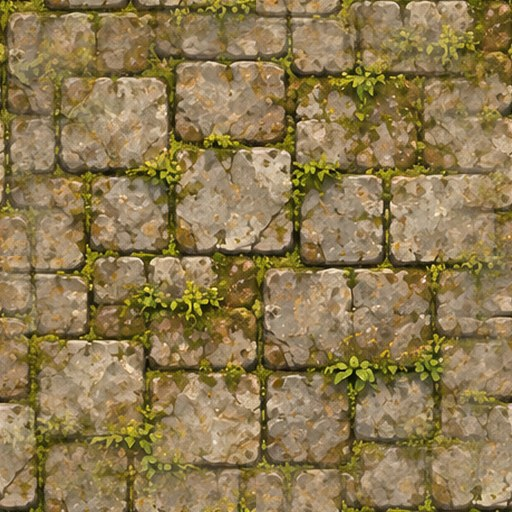
#> input picture prototype/hd2/art/tex_cobble.jpg, 512 x 512 px, given in place of hd_L0_sky.png, which was not available
$ python hd2d_art.py ../prototype/hd2/art
#> lines starting #> are read from the running program, lines starting #| are printed output that depends on the picture; after the words box and inside, x2 and y2 are one past the last pixel; in counts of white or black regions, pixels touching at a corner belong together
#> further down, sky is the input picture: PIL image 512x512 RGB; mean R, G, B 141.6, 121.5, 79.6
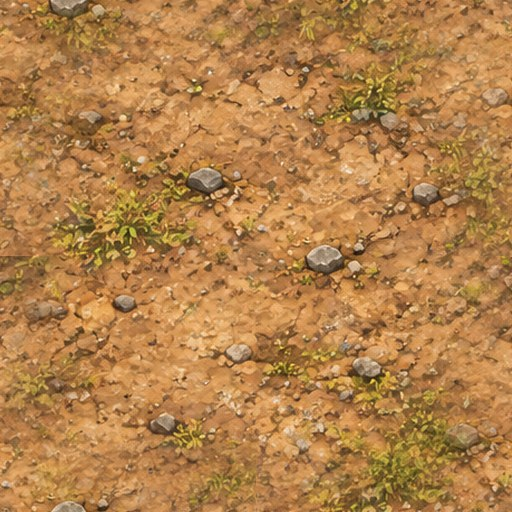
#> input picture prototype/hd2/art/tex_dirt.jpg, 512 x 512 px, given in place of hd_L1_village.png, which was not available
### tools/cut_art.py
"""把 GPT 畫的洋紅底素材表去背、切成一張張透明 PNG，並更新 art/manifest.js。

用法：
  python3 tools/cut_art.py 原圖.png 名稱1,名稱2,...        # 洋紅底素材表：依「由上到下、由左到右」順序命名
  python3 tools/cut_art.py 原圖.png bg_river --bg          # 背景圖：不去背，縮成寬 1600
輸出：prototype/village/art/<名稱>.png，並把尺寸寫進 prototype/village/art/manifest.js
"""
import json, os, re, sys
import numpy as np
from PIL import Image
from scipy import ndimage

ROOT = os.path.dirname(os.path.dirname(os.path.abspath(__file__)))
OUT = os.path.join(ROOT, "prototype", "village", "art")
MAN = os.path.join(OUT, "manifest.js")


# [13 lines left out: functions load_manifest, save_manifest, not called in this run]


def key_magenta(img):
    im = np.asarray(img.convert("RGB")).astype(np.float32)
    r, g, b = im[..., 0], im[..., 1], im[..., 2]
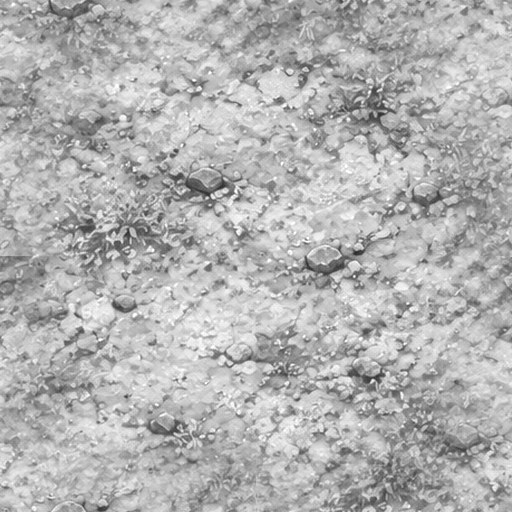
#> r: shape (512, 512) float32; min 39, max 255, mean 178.2
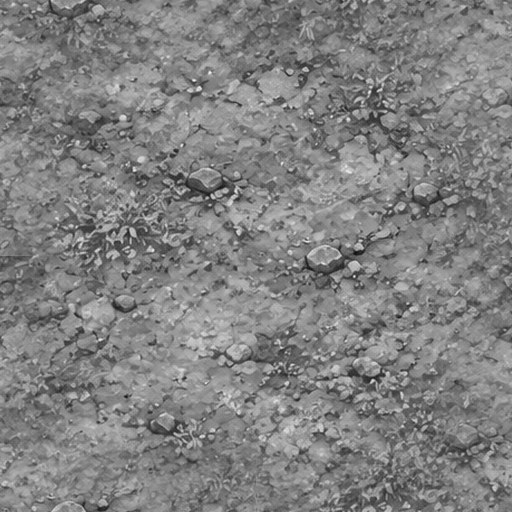
#> g: shape (512, 512) float32; min 14, max 241, mean 129
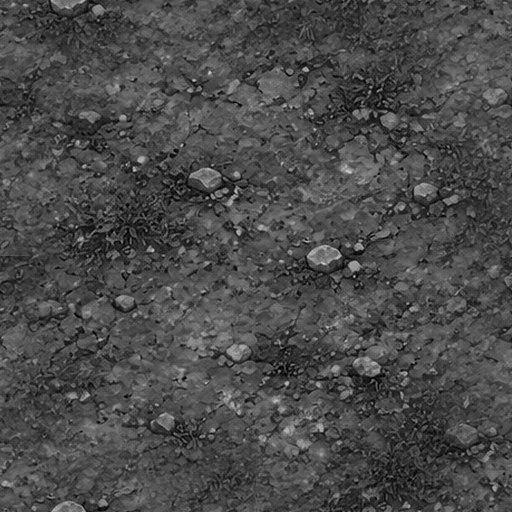
#> b: shape (512, 512) float32; min 0, max 214, mean 74.7
    mag = np.minimum(r, b) - g                       # 越接近純洋紅越大
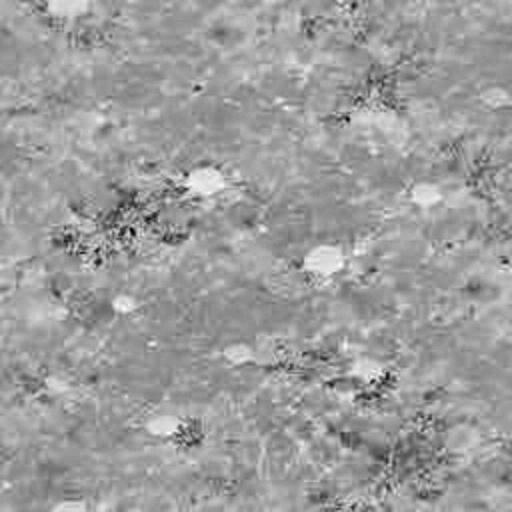
#> mag: shape (512, 512) float32; min -135, max -4, mean -54.3; drawn with min black and max white
    alpha = np.clip((190 - mag) / 110, 0, 1)
#> alpha: shape (512, 512) float32; every value is 1
    k = np.clip(mag - 25, 0, None) * (alpha < 1)     # 邊緣去洋紅色偏
#> k: shape (512, 512) float32; every value is 0
    rgb = im.copy()
    rgb[..., 0] = np.clip(r - k * 0.9, 0, 255)
    rgb[..., 2] = np.clip(b - k * 0.9, 0, 255)
    return np.dstack([rgb, alpha * 255]).astype(np.uint8)


# [48 lines left out: functions cut_sheet, copy_bg, not called in this run]


# [8 lines that do not run on import are left out]

### tools/hd2d_art.py
"""高品質 2D 樣本：把 GPT 的分層素材處理成遊戲用圖，並產生地面高度圖。

用法：python3 tools/hd2d_art.py <原圖資料夾>
需要的原圖：hd_L0_sky.png hd_L1_village.png hd_L2_ruins.png hd_L3_ground.png hd_L4_fore.png hd_kid.png hd_props.png
輸出：prototype/hd2d/art/*.png|jpg 與 manifest.js
"""
import json, os, sys
import numpy as np
from PIL import Image
from scipy import ndimage

ROOT = os.path.dirname(os.path.dirname(os.path.abspath(__file__)))
OUT = os.path.join(ROOT, "prototype", "hd2d", "art")
sys.path.insert(0, os.path.join(ROOT, "tools"))
from cut_art import key_magenta  # 同一套洋紅去背


def despill(rgba, fade_bottom=0.0):
    """去掉洋紅殘邊：所有偏洋紅的顏色拉回、邊緣收 1 像素；可選擇底部漸隱。"""
#> called with fade_bottom = 0.08
    rgb = rgba[..., :3].astype(np.float32); a = rgba[..., 3].astype(np.float32)
#> after `a = rgba[..., 3].astype(np.float32)`: a: shape (512, 512) float32; every value is 255
    r, g, b = rgb[..., 0], rgb[..., 1], rgb[..., 2]
    k = np.clip(np.minimum(r, b) - g - 8, 0, None)
    a = a * np.clip(1 - (k - 40) / 90, 0, 1)            # 很洋紅的半透明邊：直接變透明
    rgb[..., 0] = r - k; rgb[..., 2] = b - k
    a = ndimage.grey_erosion(a, size=(3, 3))
    if fade_bottom:
        H = a.shape[0]; n = int(H * fade_bottom)
#> after `H = a.shape[0]`: H = 512
#> after `n = int(H * fade_bottom)`: n = 40
        a[H - n:] *= np.linspace(1, 0, n)[:, None]
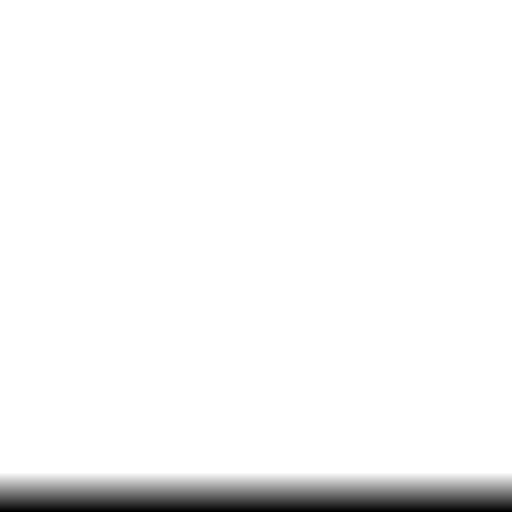
#> a: shape (512, 512) float32; min 0, max 255, mean 245
    return np.dstack([np.clip(rgb, 0, 255), a]).astype(np.uint8)
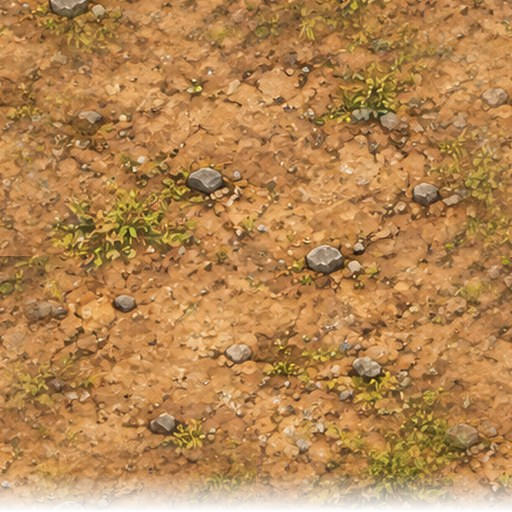
#> returned value: shape (512, 512, 4); mean of channels 0, 1, 2, 3 178.2, 129, 74.7, 245; transparent parts drawn white


def save_rgba(arr, name):
    Image.fromarray(arr).quantize(colors=256, method=Image.Quantize.FASTOCTREE,
                                  dither=Image.Dither.FLOYDSTEINBERG).save(os.path.join(OUT, name + ".png"), optimize=True)


def layer(src, name, man, fade=0.0):
    """整張保留原尺寸（位置不變），只把洋紅變透明。"""
    rgba = despill(key_magenta(Image.open(src)), fade)
    rgba[..., 3] = np.where(rgba[..., 3] < 12, 0, rgba[..., 3])
#> rgba: shape (512, 512, 4); 0.2% of pixels changed, all inside (x1, y1, x2, y2) = (0, 510, 512, 511)
    save_rgba(rgba, name)
    man[name] = {"w": rgba.shape[1], "h": rgba.shape[0]}
    return rgba


def sheet(src, names, man):
    rgba = despill(key_magenta(Image.open(src)))
    solid = rgba[..., 3] > 128
    lab, n = ndimage.label(ndimage.binary_dilation(solid, iterations=8))
    H, W = solid.shape
    boxes = [(sl[0].start, sl[0].stop, sl[1].start, sl[1].stop) for i, sl in enumerate(ndimage.find_objects(lab))
             if (lab[sl] == i + 1).sum() > H * W * 0.003]
    boxes.sort(key=lambda b: (b[0] + b[1]) / 2)
    rows, cur = [], []
    for b in boxes:
        if cur and (b[0] + b[1]) / 2 > max(c[1] for c in cur):
            rows.append(cur); cur = []
        cur.append(b)
    rows.append(cur)
    ordered = [b for r in rows for b in sorted(r, key=lambda b: b[2])]
    if len(ordered) != len(names):
        sys.exit(f"{os.path.basename(src)}：找到 {len(ordered)} 個物件，需要 {len(names)} 個")
    for (y0, y1, x0, x1), nm in zip(ordered, names):
        c = rgba[y0:y1, x0:x1].copy()
        ys, xs = np.where(c[..., 3] > 8)
        c = c[ys.min():ys.max() + 1, xs.min():xs.max() + 1]
        # 腳底（最下面不透明的列）位置，給角色對齊地面用
        save_rgba(c, nm)
        man[nm] = {"w": int(c.shape[1]), "h": int(c.shape[0])}
        print(f"  {nm}: {c.shape[1]}×{c.shape[0]}")


def heightmap(rgba, step=4):
    """每 step 個像素一欄，找地面最上緣（忽略細草：取欄內不透明比例＞60% 的第一列）。"""
    a = rgba[..., 3] > 128
    H, W = a.shape
    hs = []
    for x in range(0, W, step):
        col = a[:, x:x + step].mean(axis=1) > 0.6
        # 往下連續 12 列都是實心才算地面
        run = np.convolve(col.astype(int), np.ones(12, int), "valid") == 12
        idx = np.argmax(run) if run.any() else H
        hs.append(int(idx))
    hs = ndimage.median_filter(np.array(hs), size=7)
    return [int(v) for v in hs]


if __name__ == "__main__":
    src = sys.argv[1]
    os.makedirs(OUT, exist_ok=True)
    man = {}
    sky = Image.open(os.path.join(src, "hd_L0_sky.png")).convert("RGB")
    sky.save(os.path.join(OUT, "L0_sky.jpg"), quality=86, optimize=True)
    man["L0_sky"] = {"w": sky.width, "h": sky.height, "jpg": True}
    for f, n, fd in [("hd_L1_village", "L1_village", 0.08), ("hd_L2_ruins", "L2_ruins", 0.10), ("hd_L4_fore", "L4_fore", 0.0)]:
#> (the run stopped early here; a loop or call above may not have finished)
